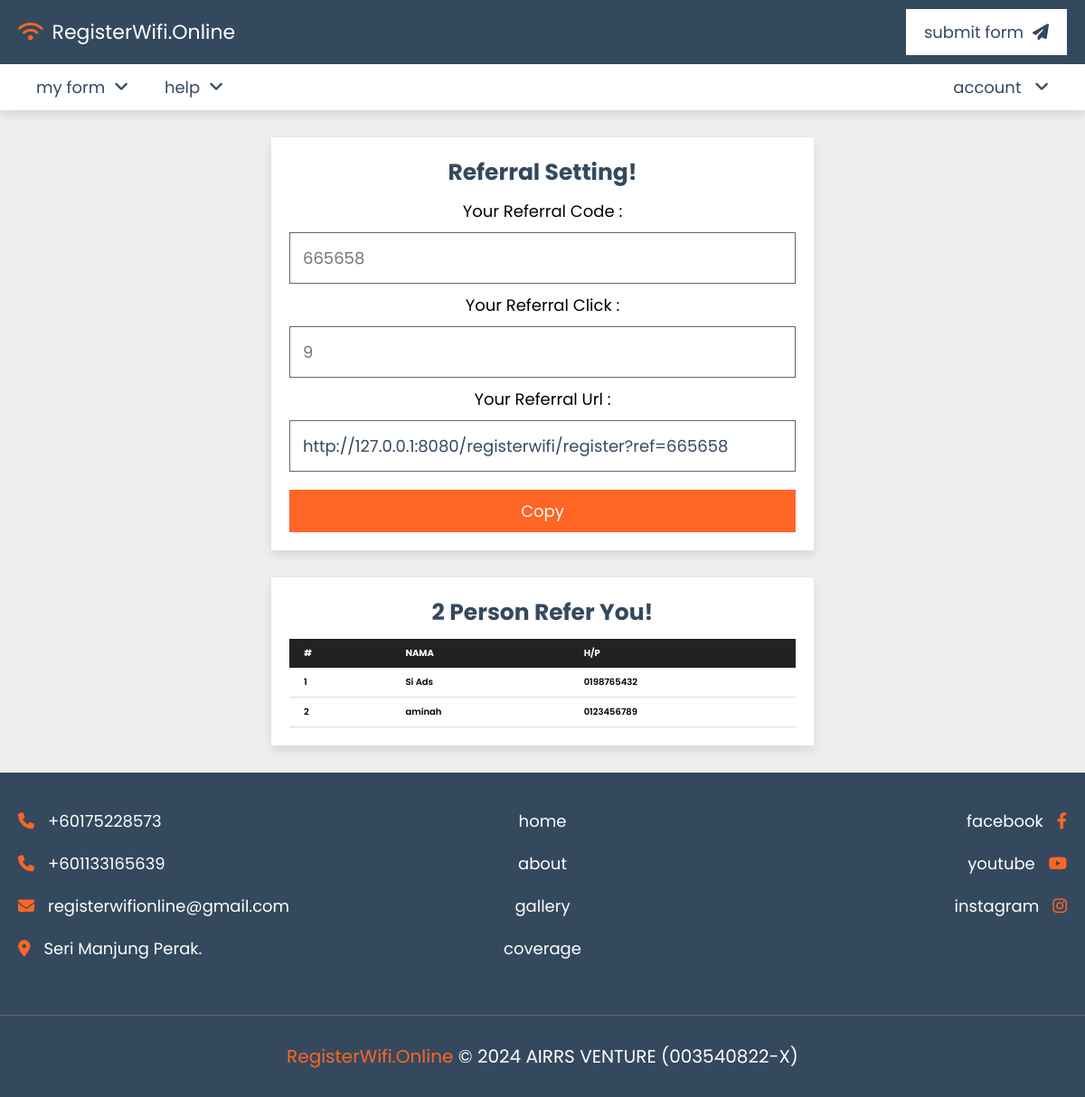
The app's page /referral.php (signed in) with its own data.
### tables this page shows
CREATE TABLE `user` (
  `id` int(5) NOT NULL,
  `unique_id` varchar(6) NOT NULL,
  `nama` varchar(50) NOT NULL,
  `number` varchar(12) NOT NULL,
  `email` varchar(50) NOT NULL,
  `password` varchar(50) NOT NULL,
  `otp` int(6) NOT NULL,
  `verification_status` varchar(50) NOT NULL,
  `referral_code` varchar(6) DEFAULT NULL,
  `refer_code` varchar(6) DEFAULT NULL,
  `click` int(255) NOT NULL DEFAULT 0
);

### referral.php (the view, shortened to what this page needs)
<?php
include 'components/connect.php';
if(isset($_SESSION['unique_id'])){
   $unique_id = $_SESSION['unique_id'];
}else{
   $unique_id = '';
   header('location:login');
};
?>
<!DOCTYPE html>
<html lang="en">
<head>
   <link rel="stylesheet" href="https://cdnjs.cloudflare.com/ajax/libs/font-awesome/6.2.0/css/all.min.css">
   <link rel="stylesheet" href="css/style.css">
</head>
<body>
<?php include 'components/user_header.php'; ?>
<section class="form-container">
    <?php
         $select_referral = $conn->prepare("SELECT * FROM `user` WHERE unique_id = ? LIMIT 1");
         $select_referral->execute([$unique_id]);
         $fetch_referral = $select_referral->fetch(PDO::FETCH_ASSOC);
          $myreferral = $fetch_referral['referral_code'];
    ?>
   <form action="" method="post">
      <h3>Referral Setting!</h3>
      <label> Your Referral Code :</label>
        <input type="text" name="referralcode" maxlength="50" placeholder="<?=$fetch_referral['referral_code'];?>" class="box" readonly>
      <label> Your Referral Click :</label>
        <input type="email" name="email" maxlength="50" placeholder="<?=$fetch_referral['click'];?>" class="box" readonly>
      <label> Your Referral Url :</label>
        <input type="text" name="number" min="0" max="9999999999" maxlength="11" id="myInput" value="http://127.0.0.1:8080/registerwifi/register?ref=<?= $fetch_referral['referral_code'];?>" class="box">
      <input type="submit" value="copy" name="submit" onclick="copy('myInput')" class="btn">
   </form>
</section>
<section class="form-container" style="padding-top: 0;">
  <form action="">
    <?php
    $count_personRefer = $conn->prepare("SELECT * FROM `user` WHERE refer_code = ?");
    $count_personRefer->execute([$myreferral]);
      $total_prsonRefer = $count_personRefer->rowCount();
    ?>
    <h3><?= $total_prsonRefer;?> Person Refer You!</h3>
    <table id="myTable" class="table table-striped">
    <thead>
      <tr>
        <th>#</th>
        <th>Nama</th>
        <th>H/p</th>
      </tr>
    </thead>
    <tbody>
      <?php
      $no = 1;
      $select_personRefer = $conn->prepare("SELECT * FROM `user` WHERE refer_code = ?");
      $select_personRefer->execute([$myreferral]);
      if($select_personRefer->rowCount() > 0){
          while($referral_list = $select_personRefer->fetch(PDO::FETCH_ASSOC)){
      ?>
      <tr>
        <td><?=$no;?></td>
        <td><?=$referral_list['nama'];?></td>
        <td><?=$referral_list['number'];?></td>
        <?php
              $no++;
                }
              }
            else{
              ?>
              <tr>
                    <td colspan="3" style="text-align: center;">No Record Found</td>
              </tr>
              <?php
            }
         ?>
      </tr>
    </tbody>
    </table>
   </form>
</section>
<?php include 'components/footer.php'; ?>
</body>
</html>

### css/style.css (style rules this page uses)
:root { --main-color: #ff6524; --whatsapp: #008069; --light-color: #666; --light-bg: #eee; --white: #fff; --black: #34495e; --border: 0.1rem solid var(--light-color); --box-shodow: 0 0.5rem 1rem rgba(0, 0, 0, 0.1); }
* { font-family: "Poppins", sans-serif; margin: 0; padding: 0; box-sizing: border-box; outline: none; border: none; text-decoration: none; }
html { font-size: 62.5%; overflow-x: hidden; scroll-behavior: smooth; scroll-padding-top: 10rem; }
body { background-color: var(--light-bg); }
section { padding: 3rem 2rem; max-width: 1200px; margin: 0 auto; }
.btn, .inline-btn { margin-top: 1rem; padding: 1rem 3rem; background-color: var(--main-color); color: var(--white); cursor: pointer; text-align: center; font-size: 1.8rem; text-transform: capitalize; }
.btn, .btn-whatsapp { display: block; width: 100%; }
.form-container form { max-width: 60rem; margin: 0 auto; background-color: var(--white); box-shadow: var(--box-shodow); padding: 2rem; text-align: center; }
.form-container form label { font-size: 1.8rem; }
.form-container form h3 { padding-bottom: 1rem; font-size: 2.5rem; color: var(--black); text-transform: capitalize; }
.form-container form .box { border: var(--border); padding: 1.4rem; color: var(--black); margin: 1rem 0; width: 100%; font-size: 1.8rem; }

### referral.php (style rules this page uses)
table { border-collapse: collapse; width: 100%; min-width: 400px; }
thead { background-color: #222; color: #fff; position: sticky; top: 0; }
td, th { padding: 8px 16px; text-align: left; }
th { text-transform: uppercase; }
td { font-weight: 600; background-color: #fff; border-bottom: 1px solid #ddd; }

### records on screen
user: referralcode "665658", email "9", number "http://127.0.0.1:8080/registerwifi/register?ref=665658"
user: nama "Si Ads", number "0198765432"
user: nama "aminah", number "0123456789"

### other values on screen
$total_prsonRefer "2"
